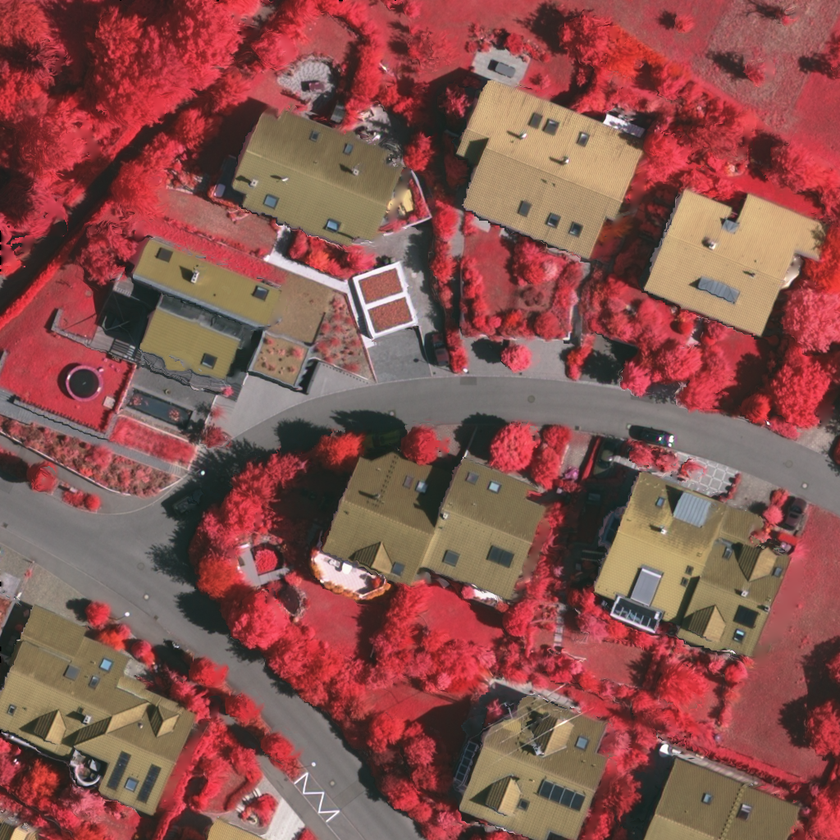
#> input picture glcm/part.tif, 840 x 840 px, shrunk from 1024 x 1024 before the run
$ python compute_glcm.py   (older library calls are emulated)
#> lines starting #> are read from the running program, lines starting #| are printed output that depends on the picture
# -*- coding: utf-8 -*-
"""
Created on Mon Feb  8 14:52:54 2021

@author: huijianpzh
"""


"""
Reference:
    https://zhuanlan.zhihu.com/p/110228230
    http://murphylab.web.cmu.edu/publications/boland/boland_node26.html
    https://prism.ucalgary.ca/handle/1880/51900
    https://github.com/LinghuiXia/GLCM
    https://scikit-image.org/docs/0.14.x/api/skimage.feature.html?highlight=grey#skimage.feature.greycoprops
"""
import numpy as np
import matplotlib.pyplot as plt
import cv2
from skimage import data,io
from math import floor,ceil
from skimage.feature import greycomatrix,greycoprops
from skimage.color import rgb2gray

from matplotlib import pyplot as plt

def image_patch(image,slide_window,h,w):

    patch = np.zeros((slide_window,slide_window,h,w),dtype=np.uint8)
    for i in range(patch.shape[2]):
        for j in range(patch.shape[3]):
            patch[:,:,i,j] = image[i:i+slide_window,j:j+slide_window]
    return patch

def compute_glcm(image,
               gray_min=0,gray_max=255,nbit=64,
               slide_window=5,step=[2],angle=[0]):
    """
    The image is supposed to be [h,w], a gray image.
    """
    h,w = image.shape[0:2]

    # compressed gray range { gray_min:0-->0; gray_max:(256-1)-->(nbit-1)}
    bins = np.linspace(gray_min,gray_max+1,nbit+1)
    image = np.digitize(image,bins) - 1

    # (h,w) -> (h+slide_window,w+slide_window)
    image = cv2.copyMakeBorder(image,
                               floor(slide_window/2),floor(slide_window/2),
                               floor(slide_window/2),floor(slide_window/2),
                               cv2.BORDER_REPLICATE)

    patch = image_patch(image,slide_window,h,w)

    # calculate GLCM (5,5,512,512) --> (64,64,512,512)
    glcm = np.zeros((nbit,nbit,len(step),len(angle),h,w),dtype=np.uint8)
    for i in range(patch.shape[2]):
        for j in range(patch.shape[3]):
            glcm[:,:,:,:,i,j] = greycomatrix(patch[:,:,i,j],
                                             step,angle,
                                             levels=nbit)

    # glcm: [nbit,nbit,len(step),len(angle),h,w], usually the len(step) and len(angle) is 1.
    return glcm

def compute_glcm_feature(glcm):
    """
    glcm:[nbit,nbit,len(step),len(angle),h,w], usually the len(step) and len(angle) is 1.
    """
    nbit,_,len_step,len_angle,h,w = glcm.shape
    # create zeros-array
    contrast = np.zeros(shape=(h,w,len_step,len_angle),dtype=np.float32)
    dissimilarity = np.zeros(shape=(h,w,len_step,len_angle),dtype=np.float32)
    homogeneity = np.zeros(shape=(h,w,len_step,len_angle),dtype=np.float32)
    energy = np.zeros(shape=(h,w,len_step,len_angle),dtype=np.float32)
    correlation = np.zeros(shape=(h,w,len_step,len_angle),dtype=np.float32)
    ASM = np.zeros(shape=(h,w,len_step,len_angle),dtype=np.float32)

    for i in range(h):
        for j in range(w):
            contrast[i,j] = greycoprops(glcm[:,:,:,:,i,j],"contrast")
            dissimilarity = greycoprops(glcm[:,:,:,:,i,j],"dissimilarity")
            homogeneity = greycoprops(glcm[:,:,:,:,i,j],"homogeneity")
            energy = greycoprops(glcm[:,:,:,:,i,j],"energy")
            correlation = greycoprops(glcm[:,:,:,:,i,j],"correlation")
            ASM = greycoprops(glcm[:,:,:,:,i,j],"ASM")

    """
    contrast = greycoprops(glcm,"constrast")
    dissimilarity = greycoprops(glcm,"dissimilarity")
    homogeneity = greycoprops(glcm,"homogeneity")
    energy = greycoprops(glcm,"energy")
    correlation = greycoprops(glcm,"corellation")
    ASM = greycoprops(glcm,"ASm")
    """

    texture = {"contrast":contrast,
               "dissimilarity":dissimilarity,
               "homogeneity":homogeneity,
               "energy":energy,
               "correlation":correlation,
               "ASM":ASM
        }

    return texture

if __name__=="__main__":
    print("Testing get_glcm.py")

    image_path="part.tif"
    image = io.imread(image_path)
#> image is the input picture: shape (840, 840, 3); mean R, G, B 136.4, 83.2, 78.3
    image = rgb2gray(image) # 0-1
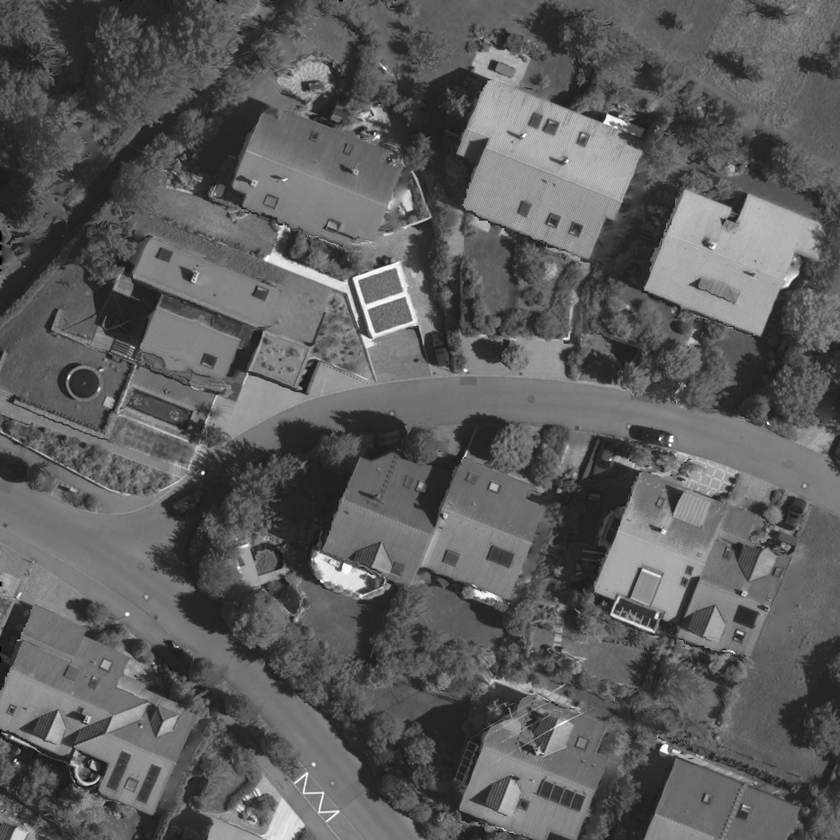
#> image: shape (840, 840) float64; min 0, max 1, mean 0.369

    # ------ normalization ------
    image = np.uint8(255.0*(image-np.min(image))/(np.max(image)-np.min(image)))
    h,w = image.shape[0:2]
#> h = 840; w = 840
    # ------ set the hyperparameters ------
    nbit = 64 # gray level
    # the minimum and the maximum gray level
    min_ = 0
    max_ = 255
    slide_window = 7 # slide window
    # step = [2,4,8,16]
    step = [2]
    # angle = [0,np.pi/4,np.pi/2,np.pi*3/4] (also known as direction)
    angle = [0]

    # ------ calculate the GLCM ------
    # glcm: [nbit,nbit,len(step),len(angle),h,w], usually the len(step) and len(angle) is 1.
    glcm = compute_glcm(image,min_,max_,nbit,slide_window,step,angle)
#> in compute_glcm, `image = cv2.copyMakeBorder(image, floor(slide_window/2),floor(slide_wi..`:
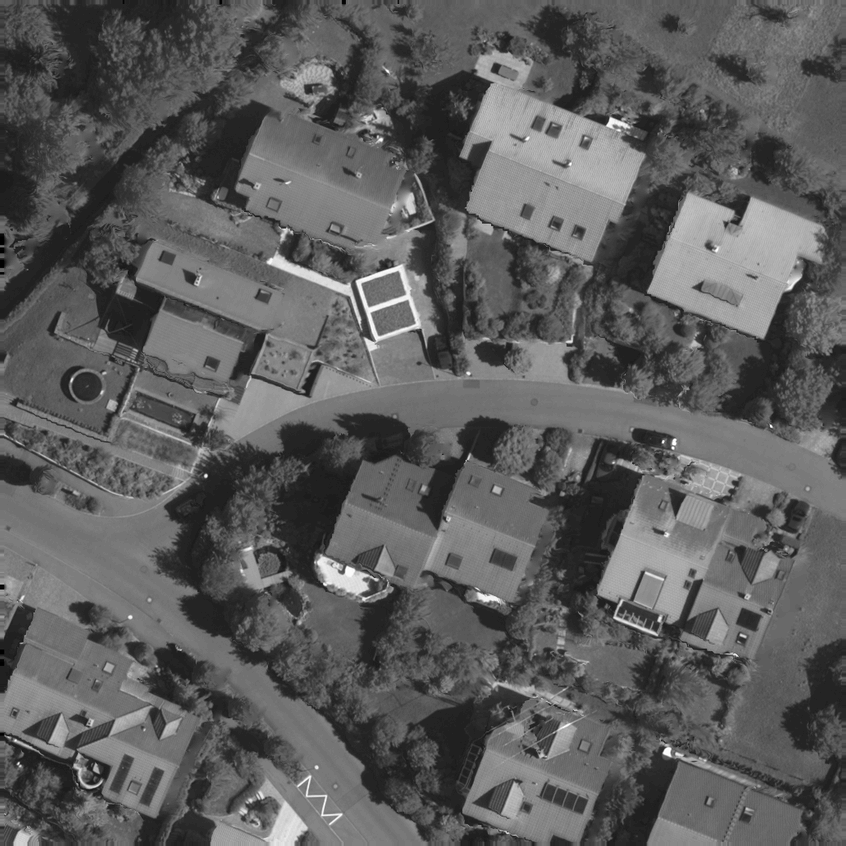
#> image: shape (846, 846) int32; min 0, max 63, mean 23; drawn with min black and max white
#> (the run stopped early here; a loop or call above may not have finished)
